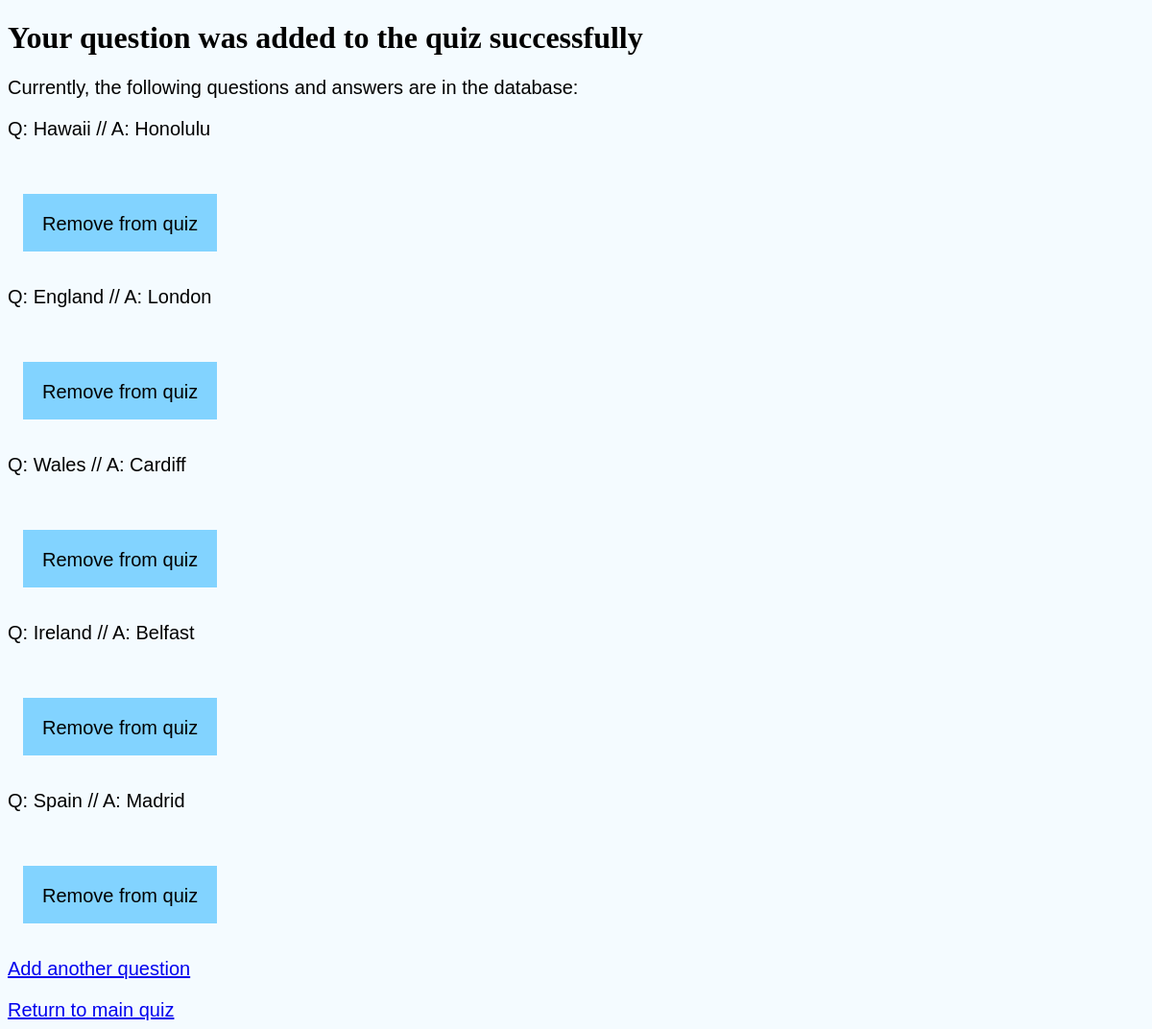
Page /success on the earlier database version.
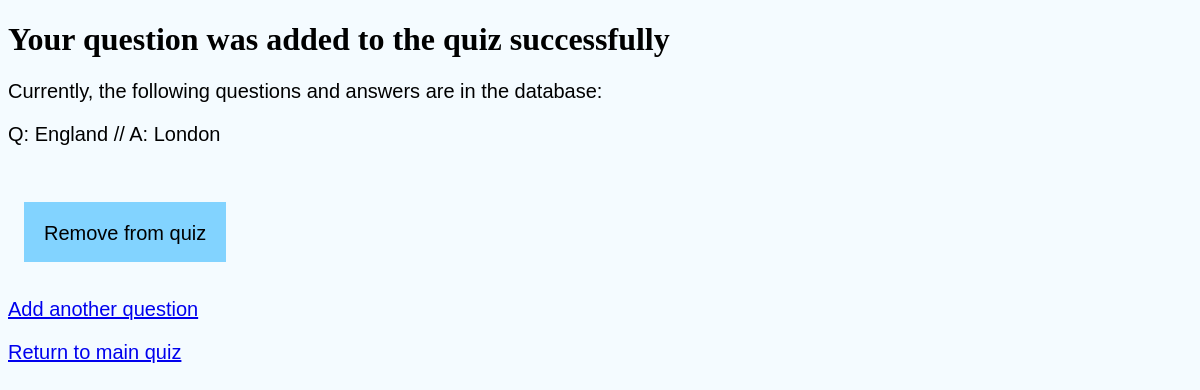
Same page on the later database version.
### app/models.py (models this page shows, shortened)
class Question(db.Model):
    id = db.Column(db.Integer, primary_key=True)
    question = db.Column(db.String(120), index=True, unique=False)
    answer = db.Column(db.String(120), index=True, unique=False)

### app/routes.py (the view)
@app.route("/success", methods=["GET"])
def success():
	questions = Question.query.all()
	return render_template("success.html", questions=questions)

### app/templates/success.html (shortened to what this page needs)
{% extends "base.html" %}
{% block body %}
	<h1>Your question was added to the quiz successfully</h1>
	<p>Currently, the following questions and answers are in the database:</p>
	{% for question in questions %}
		<p>Q: {{ question.question }} // A: {{ question.answer }}</p>
		<form method="POST" action="./delete">
			<input type="submit" value="Remove from quiz">
		</form>
	{% endfor %}
	<p><a href="/edit">Add another question</a></p>
	<p><a href="/">Return to main quiz</a></p>
{% endblock %}

### app/templates/base.html (shortened to what this page needs)
<!DOCTYPE html>
<html>
<head>
	<link rel="stylesheet" href="{{ url_for('static', filename='css/main.css') }}"/>
</head>
<body>
	{% block body %}{% endblock %}
</body>
</html>

### app/static/css/main.css (style rules this page uses)
body { align-items: center; background-color: #F4FBFF; }
form { padding: 1em; }
p { font-family: Nunito, sans-serif; margin-bottom: 0px; font-size: 1.25em; }
input[type="submit"], textarea { background-color: #82D3FF; border: none; padding: 1em; height: 3em; margin-top: 2em; font-family: Nunito, sans-serif; font-size: 1.25em; }

Differences in the rows shown:
removed Question: question "Hawaii", answer "Honolulu"
removed Question: question "Wales", answer "Cardiff"
removed Question: question "Ireland", answer "Belfast"
removed Question: question "Spain", answer "Madrid"
